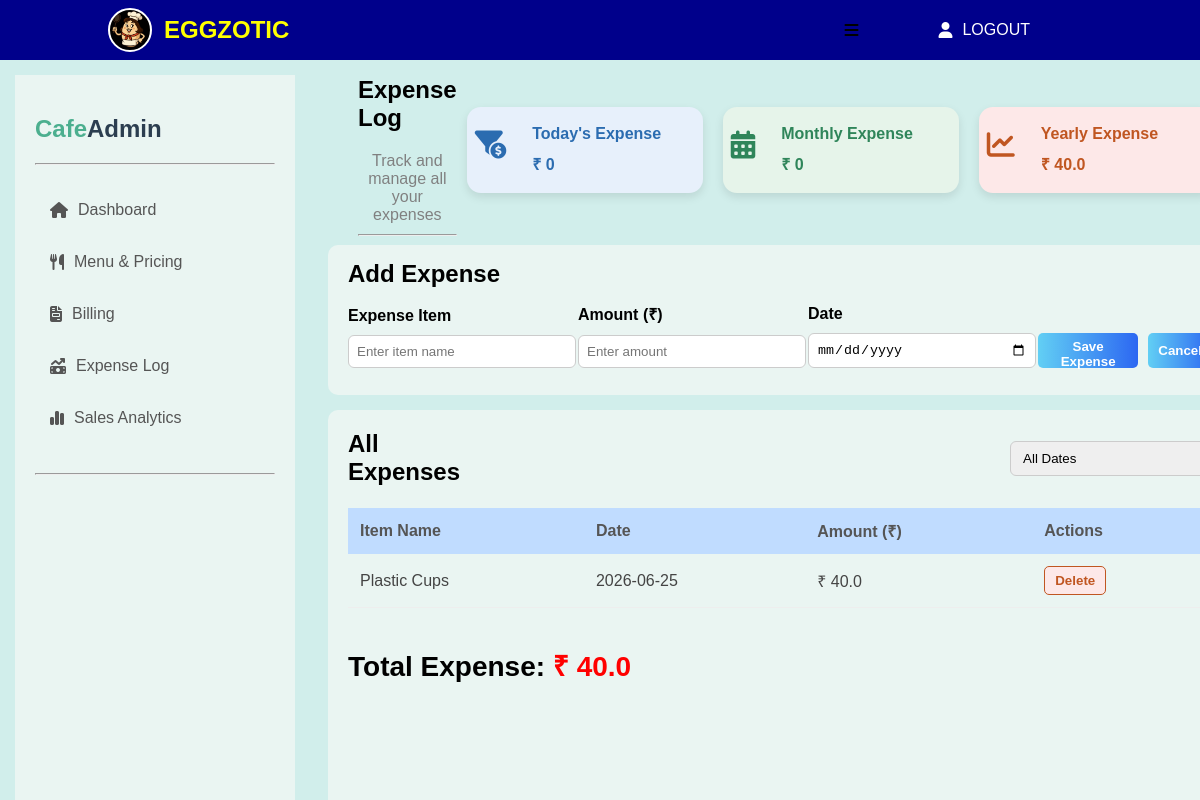
Page /expense on the earlier database version.
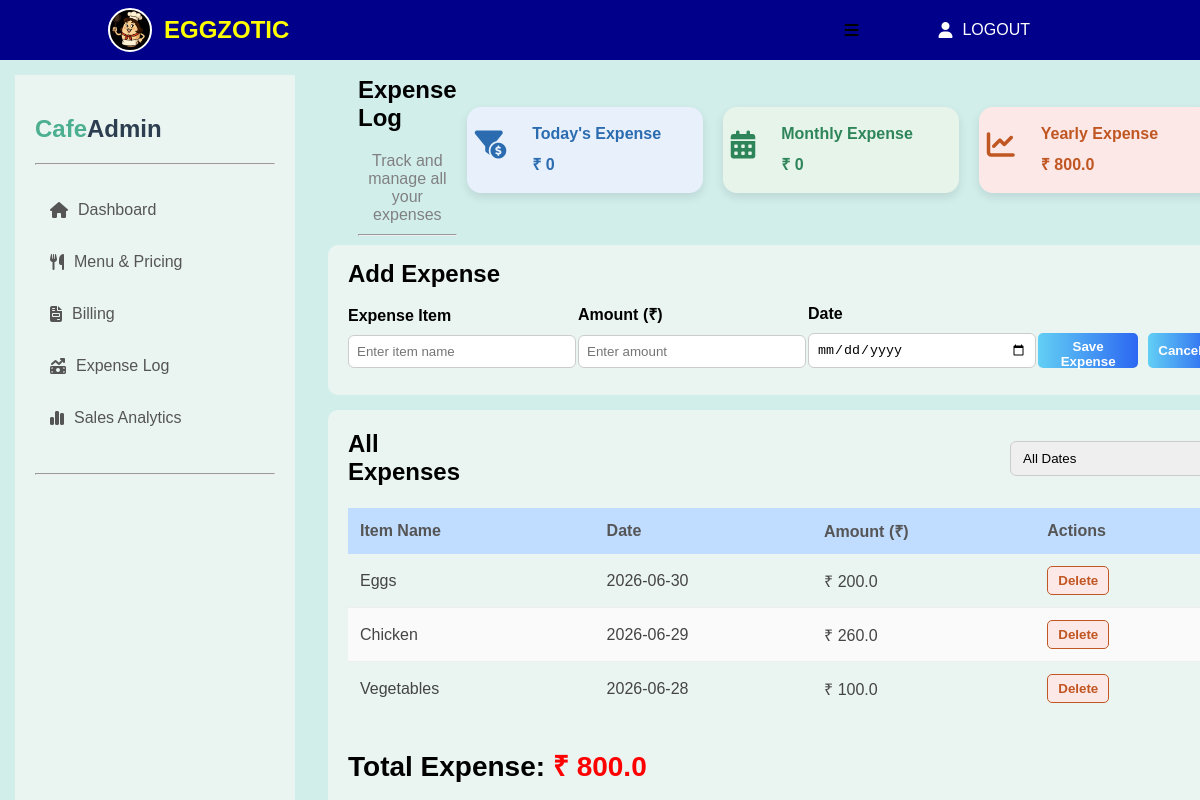
Same page on the later database version.
### tables this page shows
CREATE TABLE expenses(
            id INTEGER PRIMARY KEY AUTOINCREMENT,
            item_name TEXT NOT NULL,
            amount REAL NOT NULL,
            expense_date TEXT NOT NULL
        );

### expense.py (the view, shortened to what this page needs)
@expense_bp.route("/expense", methods=["GET", "POST"])
def expense():
    filter_value = request.args.get("filter","all")
    expenses = filter_expenses(filter_value)
    today_expense = get_today_expense()
    month_expense = get_month_expense()
    year_expense = get_year_expense()
    total_expense = 0
    for expense in expenses:
        total_expense += float(expense["amount"])
    return render_template("expense.html", expenses=expenses, total_expense=total_expense,
                           today_expense=today_expense,month_expense=month_expense,year_expense=year_expense)

### database.py (called while the page is built)
def get_connection():
    conn = sqlite3.connect("database.db")
    conn.row_factory = sqlite3.Row
    return conn

def get_today_expense():
    today = datetime.now().strftime("%Y-%m-%d")
    conn = get_connection()
    cursor = conn.cursor()
    cursor.execute(""" SELECT SUM(amount) FROM expenses WHERE expense_date = ? """, (today,))
    total = cursor.fetchone()[0]
    conn.close()
    if total is None:
        return 0
    return round(total, 2)

def get_month_expense():
    current_month = datetime.now().strftime("%Y-%m")
    conn = get_connection()
    cursor = conn.cursor()
    cursor.execute(""" SELECT SUM(amount) FROM expenses WHERE expense_date LIKE ? """, (f"{current_month}%",))
    total = cursor.fetchone()[0]
    conn.close()
    if total is None:
        return 0
    return round(total, 2)

def get_year_expense():
    current_year = datetime.now().strftime("%Y")
    conn = get_connection()
    cursor = conn.cursor()
    cursor.execute(""" SELECT SUM(amount) FROM expenses WHERE expense_date LIKE ? """, (f"{current_year}%",))
    total = cursor.fetchone()[0]
    conn.close()
    if total is None:
        return 0
    return round(total, 2)

### templates/expense.html (shortened to what this page needs)
{% extends "base.html" %}
{% block content %}
<div class="containerExpense">
    <div class="subExpense1">
        <div class="expense-title">
            <h2>Expense Log</h2>
            <p>Track and manage all your expenses</p>
            <hr>
        </div>
        <div class="summary-cards">
            <div class="summary-card sales">
                <div class="icon"><i class="fa-solid fa-filter-circle-dollar"></i></div>
                <div class="card-info">
                    <h4>Today's Expense</h4>
                    <h4>₹ {{ today_expense }}</h4>
                </div>
            </div>
            <div class="summary-card profit">
                <div class="icon"><i class="fa-solid fa-calendar-days"></i></div>
                <div class="card-info">
                    <h4>Monthly Expense</h4>
                    <h4>₹ {{ month_expense }}</h4>
                </div>
            </div>
            <div class="summary-card orders">
                <div class="icon"><i class="fa-solid fa-chart-line"></i></div>
                <div class="card-info">
                    <h4>Yearly Expense</h4>
                    <h4>₹ {{ year_expense }}</h4>
                </div>
            </div>
        </div>
    </div>
    <div class="subExpense2">
        <h2 style="margin: 5px 0px 15px 0px;">Add Expense</h2>
        <form class="expense-form" method="POST">
            <div class="form-group">
                <label>Expense Item</label>
                <input type="text" name="item_name" placeholder="Enter item name" required>
            </div>
            <div class="form-group">
                <label>Amount (₹)</label>
                <input type="number" name="amount" placeholder="Enter amount" step="0.01" min="1" required>
            </div>
            <div class="form-group">
                <label>Date</label>
                <input type="date" name="expense_date" required>
            </div>
            <div class="form-buttons">
                <button type="submit" class="save-btn">Save Expense</button>
                <button type="reset" class="cancel-btn">Cancel</button>
            </div>
        </form>
    </div>
    <div class="subExpense3">
        <div class="table-top">
            <h2>All Expenses</h2>
            <form method="GET">
                <select name="filter" onchange="this.form.submit()">
                    <option value="all" {% if request.args.get('filter') == 'all' %} selected {% endif %}>All Dates</option>
                </select>
            </form>
        </div>
        <div class="tableExpenseScroll">
        <table>
            <thead>
                <tr>
                    <th>Item Name</th>
                    <th>Date</th>
                    <th>Amount (₹)</th>
                    <th>Actions</th>
                </tr>
            </thead>
            <tbody>
                {% for expense in expenses %}
                <tr>
                    <td>{{ expense.item_name }}</td>
                    <td>{{ expense.expense_date }}</td>
                    <td>₹ {{ expense.amount }}</td>
                    <td class="action-buttons">
                        <a href="/delete_expense/{{ expense.id }}"
                        onclick="return confirm('Are you sure you want to delete this item?')">
                        <button class="delete">Delete</button></a>
                    </td>
                </tr>
                {% endfor %}
            </tbody>
        </table>
        </div>
        <div class="total-expense">
            <h3>Total Expense: <span>₹ {{ total_expense }}</span></h3>
        </div>
    </div>
</div>
{% endblock %}

Differences in the rows shown:
no longer on this page (row unchanged): expenses: item_name "Plastic Cups", expense_date "2026-06-25", amount "40.0"
added expenses: item_name "Eggs", expense_date "2026-06-30", amount "200.0"
added expenses: item_name "Chicken", expense_date "2026-06-29", amount "260.0"
added expenses: item_name "Vegetables", expense_date "2026-06-28", amount "100.0"
Other differences:
{{ year_expense }}: "40.0" → "800.0"
{{ total_expense }}: "40.0" → "800.0"
